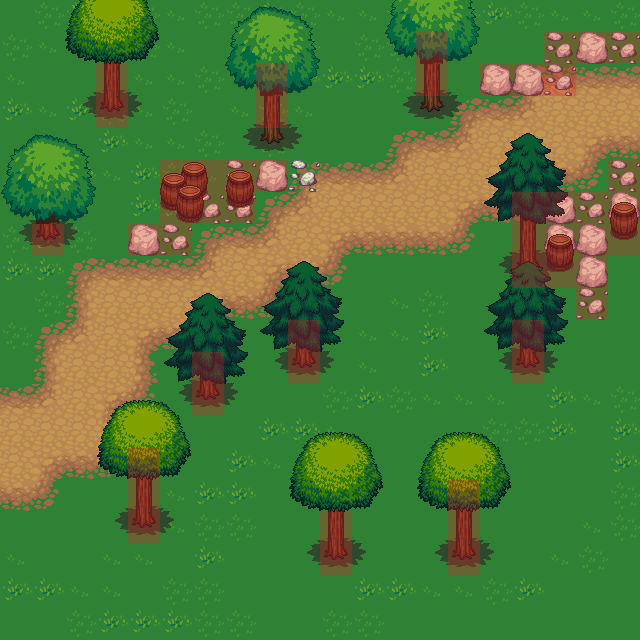

Rendered tile map (Tiled .tmx) drawn with the repository's tilesets; below, a short description and the map source with its tile grids summarised:
An orthogonal 20x20 tile map with 32x32 px tiles, 7 tile layers (Grass, Path, Rocks, Barrels, ...), 41 tilesets and 1 object.

<map version="1.0" orientation="orthogonal" renderorder="right-down" width="20" height="20" tilewidth="32" tileheight="32" nextobjectid="1">
 <tileset firstgid="1" name="castle_outside" tilewidth="32" tileheight="32" tilecount="187">
  <image source="../../LPC Base Assets/tiles/castle_outside.png" width="544" height="352" />
 </tileset>
 <tileset firstgid="188" name="castlefloors" tilewidth="32" tileheight="32" tilecount="100">
  <image source="../../LPC Base Assets/tiles/castlefloors.png" width="320" height="320" />
 </tileset>
 <tileset firstgid="288" name="castlefloors_outside" tilewidth="32" tileheight="32" tilecount="20">
  <image source="../../LPC Base Assets/tiles/castlefloors_outside.png" width="128" height="160" />
 </tileset>
 <tileset firstgid="308" name="castlewalls" tilewidth="32" tileheight="32" tilecount="180">
  <image source="../../LPC Base Assets/tiles/castlewalls.png" width="384" height="480" />
 </tileset>
 <tileset firstgid="488" name="cement" tilewidth="32" tileheight="32" tilecount="18">
  <image source="../../LPC Base Assets/tiles/cement.png" width="96" height="192" />
 </tileset>
 <tileset firstgid="506" name="cementstair" tilewidth="32" tileheight="32" tilecount="20">
  <image source="../../LPC Base Assets/tiles/cementstair.png" width="160" height="128" />
 </tileset>
 <tileset firstgid="526" name="chests" tilewidth="32" tileheight="32" tilecount="6">
  <image source="../../LPC Base Assets/tiles/chests.png" width="64" height="96" />
 </tileset>
 <tileset firstgid="532" name="country" tilewidth="32" tileheight="32" tilecount="20">
  <image source="../../LPC Base Assets/tiles/country.png" width="160" height="128" />
 </tileset>
 <tileset firstgid="552" name="cup" tilewidth="32" tileheight="32" tilecount="2">
  <image source="../../LPC Base Assets/tiles/cup.png" width="32" height="64" />
 </tileset>
 <tileset firstgid="554" name="dirt" tilewidth="32" tileheight="32" tilecount="18">
  <image source="../../LPC Base Assets/tiles/dirt.png" width="96" height="192" />
  <terraintypes>
   <terrain name="Dirt" tile="-1" />
  </terraintypes>
  <tile id="1" terrain="0,0,0," />
  <tile id="2" terrain="0,0,,0" />
  <tile id="4" terrain="0,,0,0" />
  <tile id="5" terrain=",0,0,0" />
  <tile id="6" terrain=",,,0" />
  <tile id="7" terrain=",,0,0" />
  <tile id="8" terrain=",,0," />
  <tile id="9" terrain=",0,,0" />
  <tile id="10" terrain="0,0,0,0" />
  <tile id="11" terrain="0,,0," />
  <tile id="12" terrain=",0,," />
  <tile id="13" terrain="0,0,," />
  <tile id="14" terrain="0,,," />
 </tileset>
 <tileset firstgid="572" name="dirt2" tilewidth="32" tileheight="32" tilecount="18">
  <image source="../../LPC Base Assets/tiles/dirt2.png" width="96" height="192" />
 </tileset>
 <tileset firstgid="590" name="dungeon" tilewidth="32" tileheight="32" tilecount="104">
  <image source="../../LPC Base Assets/tiles/dungeon.png" width="416" height="256" />
 </tileset>
 <tileset firstgid="694" name="grass" tilewidth="32" tileheight="32" tilecount="18">
  <image source="../../LPC Base Assets/tiles/grass.png" width="96" height="192" />
 </tileset>
 <tileset firstgid="712" name="grassalt" tilewidth="32" tileheight="32" tilecount="18">
  <image source="../../LPC Base Assets/tiles/grassalt.png" width="96" height="192" />
 </tileset>
 <tileset firstgid="730" name="hole" tilewidth="32" tileheight="32" tilecount="18">
  <image source="../../LPC Base Assets/tiles/hole.png" width="96" height="192" />
 </tileset>
 <tileset firstgid="748" name="holek" tilewidth="32" tileheight="32" tilecount="18">
  <image source="../../LPC Base Assets/tiles/holek.png" width="96" height="192" />
 </tileset>
 <tileset firstgid="766" name="holemid" tilewidth="32" tileheight="32" tilecount="18">
  <image source="../../LPC Base Assets/tiles/holemid.png" width="96" height="192" />
 </tileset>
 <tileset firstgid="784" name="house" tilewidth="32" tileheight="32" tilecount="63">
  <image source="../../LPC Base Assets/tiles/house.png" width="288" height="224" />
 </tileset>
 <tileset firstgid="847" name="inside" tilewidth="32" tileheight="32" tilecount="100">
  <image source="../../LPC Base Assets/tiles/inside.png" width="320" height="320" />
 </tileset>
 <tileset firstgid="947" name="kitchen" tilewidth="32" tileheight="32" tilecount="8">
  <image source="../../LPC Base Assets/tiles/kitchen.png" width="64" height="128" />
 </tileset>
 <tileset firstgid="955" name="lava" tilewidth="32" tileheight="32" tilecount="18">
  <image source="../../LPC Base Assets/tiles/lava.png" width="96" height="192" />
 </tileset>
 <tileset firstgid="973" name="lavarock" tilewidth="32" tileheight="32" tilecount="18">
  <image source="../../LPC Base Assets/tiles/lavarock.png" width="96" height="192" />
 </tileset>
 <tileset firstgid="991" name="mountains" tilewidth="32" tileheight="32" tilecount="108">
  <image source="../../LPC Base Assets/tiles/mountains.png" width="384" height="288" />
 </tileset>
 <tileset firstgid="1099" name="rock" tilewidth="32" tileheight="32" tilecount="2">
  <image source="../../LPC Base Assets/tiles/rock.png" width="64" height="32" />
 </tileset>
 <tileset firstgid="1101" name="signs" tilewidth="32" tileheight="32" tilecount="6">
  <image source="../../LPC Base Assets/tiles/signs.png" width="96" height="64" />
 </tileset>
 <tileset firstgid="1107" name="stairs" tilewidth="32" tileheight="32" tilecount="112">
  <image source="../../LPC Base Assets/tiles/stairs.png" width="256" height="448" />
 </tileset>
 <tileset firstgid="1219" name="treetop" tilewidth="32" tileheight="32" tilecount="42">
  <image source="../../LPC Base Assets/tiles/treetop.png" width="192" height="224" />
 </tileset>
 <tileset firstgid="1261" name="trunk" tilewidth="32" tileheight="32" tilecount="18">
  <image source="../../LPC Base Assets/tiles/trunk.png" width="192" height="96" />
 </tileset>
 <tileset firstgid="1279" name="victoria" tilewidth="32" tileheight="32" tilecount="55">
  <image source="../../LPC Base Assets/tiles/victoria.png" width="352" height="160" />
 </tileset>
 <tileset firstgid="1334" name="water" tilewidth="32" tileheight="32" tilecount="18">
  <image source="../../LPC Base Assets/tiles/water.png" width="96" height="192" />
 </tileset>
 <tileset firstgid="1352" name="waterfall" tilewidth="32" tileheight="32" tilecount="15">
  <image source="../../LPC Base Assets/tiles/waterfall.png" width="96" height="160" />
 </tileset>
 <tileset firstgid="1367" name="watergrass" tilewidth="32" tileheight="32" tilecount="18">
  <image source="../../LPC Base Assets/tiles/watergrass.png" width="96" height="192" />
 </tileset>
 <tileset firstgid="1385" name="barrel" tilewidth="32" tileheight="32" tilecount="8">
  <image source="../../LPC Base Assets/tiles/barrel.png" width="128" height="64" />
 </tileset>
 <tileset firstgid="1393" name="brackish" tilewidth="32" tileheight="32" tilecount="18">
  <image source="../../LPC Base Assets/tiles/brackish.png" width="96" height="192" />
 </tileset>
 <tileset firstgid="1411" name="bridges" tilewidth="32" tileheight="32" tilecount="42">
  <image source="../../LPC Base Assets/tiles/bridges.png" width="192" height="224" />
 </tileset>
 <tileset firstgid="1453" name="buckets" tilewidth="32" tileheight="32" tilecount="6">
  <image source="../../LPC Base Assets/tiles/buckets.png" width="96" height="64" />
 </tileset>
 <tileset firstgid="1459" name="cabinets" tilewidth="32" tileheight="32" tilecount="78">
  <image source="../../LPC Base Assets/tiles/cabinets.png" width="192" height="416" />
 </tileset>
 <tileset firstgid="1537" name="castle_lightsources" tilewidth="32" tileheight="32" tilecount="20">
  <image source="../../LPC Base Assets/tiles/castle_lightsources.png" width="160" height="128" />
 </tileset>
 <tileset firstgid="1557" name="roguelikeCity_transparent" tilewidth="32" tileheight="32" tilecount="266">
  <image source="../Tiles/roguelikeCity_transparent.png" width="628" height="475" />
  <terraintypes>
   <terrain name="Road" tile="-1" />
  </terraintypes>
  <tile id="217" terrain="0,0,0,0" />
 </tileset>
 <tileset firstgid="1823" name="plant repack(1)" tilewidth="32" tileheight="32" tilecount="169">
  <image source="../../LPC Base Assets/tiles/plant repack(1).png" width="416" height="416" />
 </tileset>
 <tileset firstgid="1992" name="red" tilewidth="32" tileheight="32" tilecount="1">
  <image source="../../LPC Base Assets/tiles/red.png" width="32" height="32" />
  <tile id="0">
   <objectgroup draworder="index">
    <object id="0" x="-0.25" y="-0.125" width="32" height="31.875" />
   </objectgroup>
  </tile>
 </tileset>
 <layer name="Grass" width="20" height="20">
  <data>[400 cells, 400 non-empty, 4 distinct tile ids]</data>
 </layer>
 <layer name="Path" width="20" height="20">
  <data>[400 cells, 87 non-empty, 9 distinct tile ids]</data>
 </layer>
 <layer name="Rocks" width="20" height="20">
  <data>[400 cells, 21 non-empty, 2 distinct tile ids]</data>
 </layer>
 <layer name="Barrels" width="20" height="20">
  <data>[400 cells, 10 non-empty, 6 distinct tile ids]</data>
 </layer>
 <layer name="Tree Base" width="20" height="20">
  <data>[400 cells, 66 non-empty, 6 distinct tile ids]</data>
 </layer>
 <layer name="Tree Tops" width="20" height="20">
  <data>[400 cells, 93 non-empty, 27 distinct tile ids]</data>
 </layer>
 <layer name="Collisions" width="20" height="20" opacity="0.28">
  <data>[400 cells, 49 non-empty, 1 distinct tile ids]</data>
 </layer>
</map>
